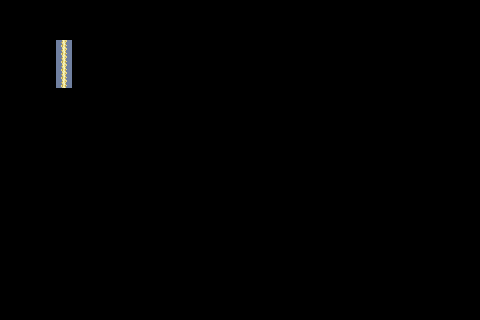

A 2D game scene composited from a Tiled map and its tileset images. What follows is a short description and the map's XML, with each tile layer's data collapsed to a summary:
An orthogonal 60x40 tile map with 8x8 px tiles, 2 tile layers (road00, road01).

<map version="1.0" tiledversion="1.1.5" orientation="orthogonal" renderorder="right-down" width="60" height="40" tilewidth="8" tileheight="8" infinite="0" nextobjectid="1">
 <tileset firstgid="1" name="WMroadTileset" tilewidth="8" tileheight="8" tilecount="15" columns="15">
  <image source="WMroadTileset.png" width="120" height="8" />
 </tileset>
 <layer name="road00" width="60" height="40">
  <data>[2400 cells, 6 non-empty, 2 distinct tile ids]</data>
 </layer>
 <layer name="road01" width="60" height="40">
  <data>[2400 cells, 6 non-empty, 2 distinct tile ids]</data>
 </layer>
</map>
